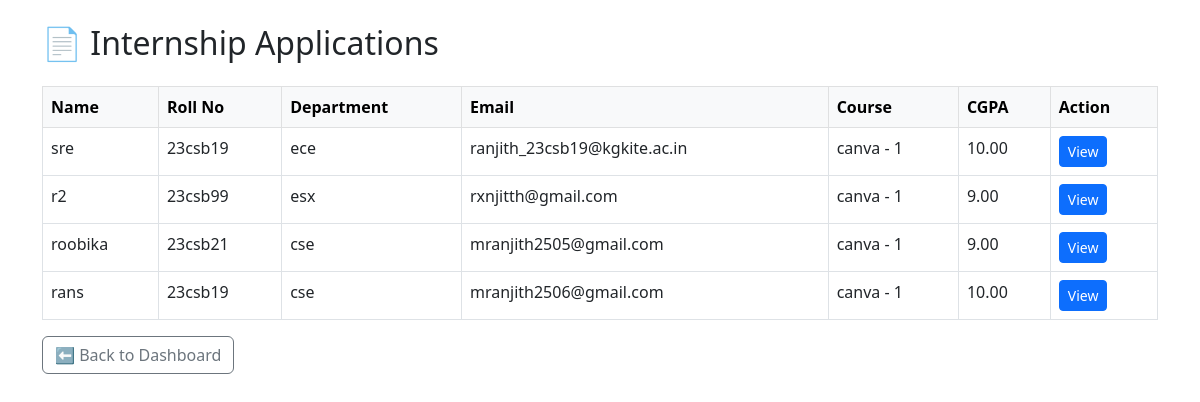
The page /internship_applications_list/ (signed in) on the database its author committed.
### ips_intern/models.py (models this page shows, shortened)
class InternApplication(models.Model):
    user = models.OneToOneField(User, on_delete=models.CASCADE, null=True, blank=True)
    name = models.CharField(max_length=100)
    roll_no = models.CharField(max_length=50)
    department = models.CharField(max_length=100)
    cgpa = models.DecimalField(max_digits=4, decimal_places=2)  # Max CGPA: 10.00 (so use max_digits=4)
    arrears = models.PositiveIntegerField()  # IntegerField is fine, but PositiveIntegerField prevents negative input
    gender = models.CharField(max_length=10)
    clg_mailid = models.EmailField()
    course_duration = models.ForeignKey(CourseDuration, on_delete=models.SET_NULL, null=True, blank=True)
    is_completed = models.BooleanField(default=False)  # auto-triggered when course ends
    is_approved = models.BooleanField(default=False)
    is_rejected = models.BooleanField(default=False)
    is_certified = models.BooleanField(default=False)
    just_approved = models.BooleanField(default=False)

class CourseDuration(models.Model):
    course_name = models.CharField(max_length=100)
    duration = models.CharField(max_length=50)  # Example: "3 months", "6 months", etc.
    def __str__(self):
        return f'{self.course_name} - {self.duration}'

### ips_intern/views.py (the view)
# urls.py: path('internship_applications_list/', views.internship_applications_list, name='internship_applications_list'),
@login_required
def internship_applications_list(request):
    applications = InternApplication.objects.all().order_by('-id')
    return render(request, 'internship_applications.html', {
        'applications': applications
    })

### ips_intern/templates/internship_applications.html (shortened to what this page needs)
<!DOCTYPE html>
<html>
<head>
  <link href="https://cdn.jsdelivr.net/npm/bootstrap@5.3.0/dist/css/bootstrap.min.css" rel="stylesheet">
</head>
<body>
<div class="container mt-4">
  <h2 class="mb-4">📄 Internship Applications</h2>
  <table class="table table-bordered table-hover">
    <thead class="table-light">
      <tr>
        <th>Name</th>
        <th>Roll No</th>
        <th>Department</th>
        <th>Email</th>
        <th>Course</th>
        <th>CGPA</th>
        <th>Action</th>
      </tr>
    </thead>
    <tbody>
      {% for app in applications %}
      <tr>
        <td>{{ app.name }}</td>
        <td>{{ app.roll_no }}</td>
        <td>{{ app.department }}</td>
        <td>{{ app.clg_mailid }}</td>
        <td>{{ app.course_duration }}</td>
        <td>{{ app.cgpa }}</td>
        <td>
  <a href="{% url 'internship_applications_detail' app.id %}" class="btn btn-primary btn-sm">View</a>
</td>
      </tr>
      {% empty %}
      <tr>
        <td colspan="7" class="text-center">No applications found.</td>
      </tr>
      {% endfor %}
    </tbody>
  </table>
  <a href="{% url 'admin_dashboard' %}" class="btn btn-outline-secondary">⬅ Back to Dashboard</a>
</div>
</body>
</html>

### rows shown on the page
InternApplication: name "sre", roll_no "23csb19", department "ece", clg_mailid "ranjith_23csb19@kgkite.ac.in", course_duration "canva - 1", cgpa "10.00"
InternApplication: name "r2", roll_no "23csb99", department "esx", clg_mailid "rxnjitth@gmail.com", course_duration "canva - 1", cgpa "9.00"
InternApplication: name "roobika", roll_no "23csb21", department "cse", clg_mailid "mranjith2505@gmail.com", course_duration "canva - 1", cgpa "9.00"
InternApplication: name "rans", roll_no "23csb19", department "cse", clg_mailid "mranjith2506@gmail.com", course_duration "canva - 1", cgpa "10.00"
